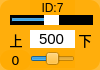
    <widget class="QWidget" name="widget_id7" native="true">
     <property name="geometry">
      <rect>
       <x>840</x>
       <y>290</y>
       <width>100</width>
       <height>70</height>
      </rect>
     </property>
     <property name="styleSheet">
      <string notr="true">background-color: rgb(255, 170, 0, 200);
border-radius:10px;</string>
     </property>
     <widget class="QLabel" name="label_ID7">
      <property name="geometry">
       <rect>
        <x>30</x>
        <y>0</y>
        <width>45</width>
        <height>16</height>
       </rect>
      </property>
      <property name="minimumSize">
       <size>
        <width>0</width>
        <height>10</height>
       </size>
      </property>
      <property name="font">
       <font>
        <family>Arial</family>
        <pointsize>9</pointsize>
       </font>
      </property>
      <property name="styleSheet">
       <string notr="true">background-color: rgb(255, 255, 255， 0);
border-radius:0px;</string>
      </property>
      <property name="text">
       <string>ID:7</string>
      </property>
      <property name="alignment">
       <set>Qt::AlignCenter</set>
      </property>
     </widget>
     <widget class="QSlider" name="horizontalSlider_pulse_id7">
      <property name="geometry">
       <rect>
        <x>10</x>
        <y>15</y>
        <width>83</width>
        <height>10</height>
       </rect>
      </property>
      <property name="autoFillBackground">
       <bool>false</bool>
      </property>
      <property name="styleSheet">
       <string notr="true">QSlider{background-color: rgb(0, 0, 0);
border-radius:0px;}
QSlider::handle {/*设置中间的那个滑动的键*/                           
    background:  rgb(255, 255, 255);
}</string>
      </property>
      <property name="minimum">
       <number>0</number>
      </property>
      <property name="maximum">
       <number>1000</number>
      </property>
      <property name="pageStep">
       <number>1</number>
      </property>
      <property name="value">
       <number>500</number>
      </property>
      <property name="orientation">
       <enum>Qt::Horizontal</enum>
      </property>
     </widget>
     <widget class="QSlider" name="horizontalSlider_dev_id7">
      <property name="geometry">
       <rect>
        <x>30</x>
        <y>50</y>
        <width>45</width>
        <height>18</height>
       </rect>
      </property>
      <property name="styleSheet">
       <string notr="true">background-color: rgb(255, 255, 255， 0);</string>
      </property>
      <property name="minimum">
       <number>-125</number>
      </property>
      <property name="maximum">
       <number>125</number>
      </property>
      <property name="pageStep">
       <number>1</number>
      </property>
      <property name="orientation">
       <enum>Qt::Horizontal</enum>
      </property>
     </widget>
     <widget class="QLabel" name="label_id7">
      <property name="geometry">
       <rect>
        <x>0</x>
        <y>50</y>
        <width>31</width>
        <height>20</height>
       </rect>
      </property>
      <property name="minimumSize">
       <size>
        <width>0</width>
        <height>10</height>
       </size>
      </property>
      <property name="font">
       <font>
        <family>DejaVu Sans</family>
        <pointsize>10</pointsize>
       </font>
      </property>
      <property name="styleSheet">
       <string notr="true">background-color: rgb(255, 255, 255， 0);</string>
      </property>
      <property name="text">
       <string>0</string>
      </property>
      <property name="alignment">
       <set>Qt::AlignCenter</set>
      </property>
     </widget>
     <widget class="QLineEdit" name="lineEdit_id7">
      <property name="geometry">
       <rect>
        <x>30</x>
        <y>30</y>
        <width>45</width>
        <height>18</height>
       </rect>
      </property>
      <property name="sizePolicy">
       <sizepolicy hsizetype="Fixed" vsizetype="Fixed">
        <horstretch>0</horstretch>
        <verstretch>0</verstretch>
       </sizepolicy>
      </property>
      <property name="font">
       <font>
        <family>Arial</family>
        <pointsize>11</pointsize>
       </font>
      </property>
      <property name="autoFillBackground">
       <bool>false</bool>
      </property>
      <property name="styleSheet">
       <string notr="true">background-color: rgb(255, 255, 255);
border-radius:0px;</string>
      </property>
      <property name="text">
       <string>500</string>
      </property>
      <property name="maxLength">
       <number>1000</number>
      </property>
      <property name="alignment">
       <set>Qt::AlignCenter</set>
      </property>
      <property name="dragEnabled">
       <bool>false</bool>
      </property>
      <property name="readOnly">
       <bool>false</bool>
      </property>
     </widget>
     <widget class="QLabel" name="label_up3">
      <property name="geometry">
       <rect>
        <x>6</x>
        <y>30</y>
        <width>20</width>
        <height>20</height>
       </rect>
      </property>
      <property name="font">
       <font>
        <pointsize>10</pointsize>
        <weight>50</weight>
        <italic>false</italic>
        <bold>false</bold>
       </font>
      </property>
      <property name="styleSheet">
       <string notr="true">background-color: rgb(255, 255, 255, 0);</string>
      </property>
      <property name="text">
       <string>上</string>
      </property>
      <property name="alignment">
       <set>Qt::AlignCenter</set>
      </property>
     </widget>
     <widget class="QLabel" name="label_down3">
      <property name="geometry">
       <rect>
        <x>75</x>
        <y>30</y>
        <width>20</width>
        <height>20</height>
       </rect>
      </property>
      <property name="font">
       <font>
        <pointsize>10</pointsize>
        <weight>50</weight>
        <italic>false</italic>
        <bold>false</bold>
       </font>
      </property>
      <property name="styleSheet">
       <string notr="true">background-color: rgb(255, 255, 255, 0);</string>
      </property>
      <property name="text">
       <string>下</string>
      </property>
      <property name="alignment">
       <set>Qt::AlignCenter</set>
      </property>
     </widget>
    </widget>
